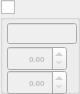
      <widget class="QGroupBox" name="groupBox_gb_check_folyotel_2">
       <property name="geometry">
        <rect>
         <x>161</x>
         <y>184</y>
         <width>80</width>
         <height>94</height>
        </rect>
       </property>
       <property name="title">
        <string/>
       </property>
       <property name="checkable">
        <bool>true</bool>
       </property>
       <property name="checked">
        <bool>false</bool>
       </property>
       <widget class="QDoubleSpinBox" name="doubleSpinBox_folyotel22">
        <property name="geometry">
         <rect>
          <x>7</x>
          <y>70</y>
          <width>60</width>
          <height>25</height>
         </rect>
        </property>
        <property name="font">
         <font>
          <pointsize>6</pointsize>
          <weight>75</weight>
          <bold>true</bold>
         </font>
        </property>
        <property name="layoutDirection">
         <enum>Qt::LeftToRight</enum>
        </property>
        <property name="autoFillBackground">
         <bool>false</bool>
        </property>
        <property name="alignment">
         <set>Qt::AlignRight|Qt::AlignTrailing|Qt::AlignVCenter</set>
        </property>
        <property name="decimals">
         <number>2</number>
        </property>
        <property name="maximum">
         <double>1000.000000000000000</double>
        </property>
        <property name="singleStep">
         <double>0.100000000000000</double>
        </property>
       </widget>
       <widget class="QDoubleSpinBox" name="doubleSpinBox_folyotel21">
        <property name="geometry">
         <rect>
          <x>7</x>
          <y>46</y>
          <width>60</width>
          <height>25</height>
         </rect>
        </property>
        <property name="font">
         <font>
          <pointsize>6</pointsize>
          <weight>75</weight>
          <bold>true</bold>
         </font>
        </property>
        <property name="layoutDirection">
         <enum>Qt::LeftToRight</enum>
        </property>
        <property name="autoFillBackground">
         <bool>false</bool>
        </property>
        <property name="alignment">
         <set>Qt::AlignRight|Qt::AlignTrailing|Qt::AlignVCenter</set>
        </property>
        <property name="decimals">
         <number>2</number>
        </property>
        <property name="maximum">
         <double>1000.000000000000000</double>
        </property>
        <property name="singleStep">
         <double>0.100000000000000</double>
        </property>
       </widget>
       <widget class="QLineEdit" name="lineEdit_mlz_folyotel_2">
        <property name="geometry">
         <rect>
          <x>7</x>
          <y>23</y>
          <width>70</width>
          <height>21</height>
         </rect>
        </property>
        <property name="font">
         <font>
          <pointsize>5</pointsize>
          <weight>75</weight>
          <bold>true</bold>
         </font>
        </property>
        <property name="placeholderText">
         <string/>
        </property>
       </widget>
      </widget>
